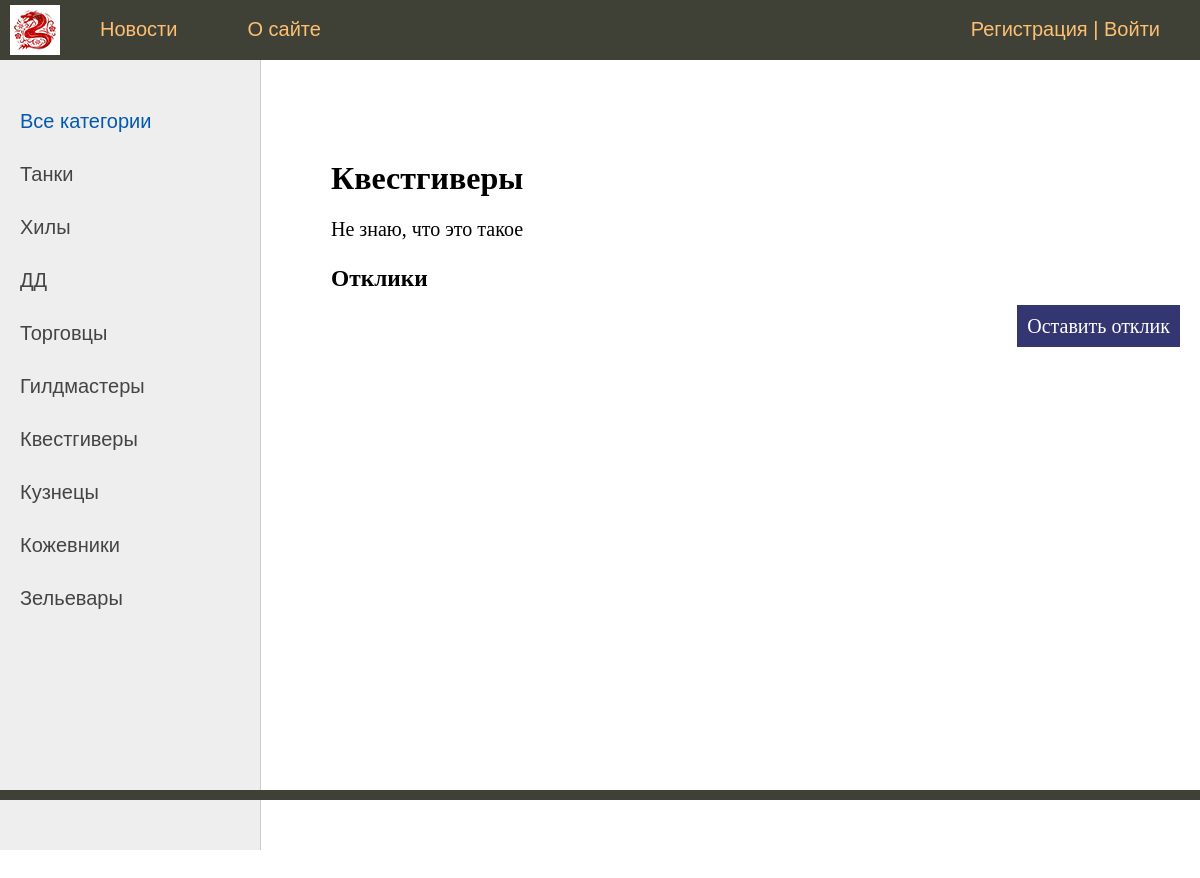
Before: /bulletin/20/ with the older database file.
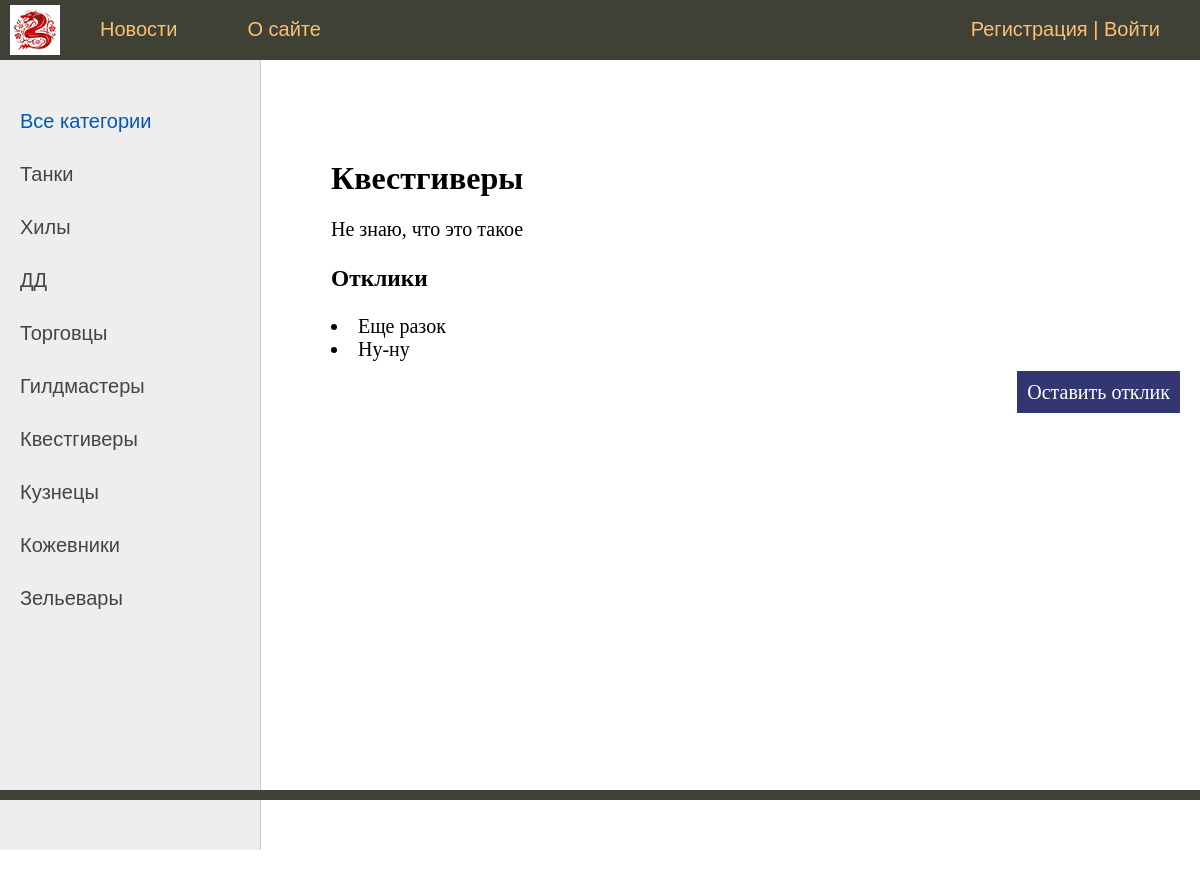
After: the same page with the newer database file.
### board/models.py (models this page shows, shortened)
class Category(models.Model):
    name = models.CharField(max_length=63, unique=True, verbose_name='Имя категории')
    def get_absolute_url(self):
        return reverse('category', kwargs={'cat_id': self.pk})
    class Meta:
        verbose_name = 'Категория'
        verbose_name_plural = 'Категории'
        ordering = ['id']

class Bulletin(models.Model):
    title = models.CharField(max_length=63, verbose_name='Заголовок')
    content = RichTextField(verbose_name='Текст объявления')
    user = models.ForeignKey(User, on_delete=models.CASCADE, verbose_name='Автор')
    cat = models.ForeignKey(Category, on_delete=models.CASCADE, verbose_name='Категория')
    def __str__(self):
        return self.title.title()
    class Meta:
        verbose_name = 'Объявление'
        verbose_name_plural = 'Объявления'
        ordering = ['-id']

class Comment(models.Model):
    time_in = models.DateTimeField(auto_now_add=True, verbose_name='Время создания')
    reply = models.CharField(max_length=255, verbose_name='Отклик')
    bulletin = models.ForeignKey(Bulletin, on_delete=models.CASCADE, verbose_name='Объявление')
    user = models.ForeignKey(User, on_delete=models.CASCADE, verbose_name='Автор')
    is_accept = models.BooleanField(default=False, verbose_name='Принят')
    class Meta:
        verbose_name = 'Отклик'
        verbose_name_plural = 'Отклики'
        ordering = ['-id']

### board/views.py (the view)
# urls.py: path('bulletin/<int:pk>/', ShowBulletin.as_view(), name='bulletin'),
class ShowBulletin(DataMixin, DetailView):
    model = Bulletin
    template_name = 'board/bulletin.html'
    context_object_name = 'bulletin'
    def get_context_data(self, *, object_list=None, **kwargs):
        context = super().get_context_data(**kwargs)
        c_def = self.get_user_context(title=context['bulletin'], flag=(self.object.user==self.request.user))
        return dict(list(context.items()) + list(c_def.items()))

### board/templatetags/board_tags.py (called while the page is built)
@register.simple_tag()
def get_comments(filter):
        return Comment.objects.filter(bulletin=filter, is_accept=True)

### board/utils.py (called while the page is built)
    def get_user_context(self, **kwargs):
        context = kwargs
        cats = Category.objects.annotate(Count('bulletin'))
        user_menu = menu.copy()
        if not self.request.user.is_authenticated:
            user_menu.pop(2)
        context['menu'] = user_menu
        context['cats'] = cats
        if 'cat_selected' not in context:
            context['cat_selected'] = 0
        return context

### board/templates/board/bulletin.html (shortened to what this page needs)
{% extends 'board/base.html' %}
{% load board_tags %}
{% block content %}
<h1>{{bulletin.title}}</h1>
{% autoescape off %}
    {{bulletin.content|linebreaks}}
{% endautoescape %}
<h3>Отклики</h3>
{% get_comments filter=bulletin.id as comments %}
{% for c in comments %}
	<li class="selected">{{c.reply}}</li>
{% endfor %}
<p class="link-read-post"><a href="leavereply/">Оставить отклик</a></p>
{% endblock %}

### board/templates/board/base.html (shortened to what this page needs)
{% load static %}
{% load board_tags %}
<!DOCTYPE html>
<html>
<head>
	<link type="text/css" href="{% static 'board/css/styles.css' %}" rel="stylesheet" />
</head>
<body>
<table class="table-page" border=0 cellpadding="0" cellspacing="0">
<tr><td valign=top>
{% block mainmenu %}
		<div class="header">
			<ul id="mainmenu" class="mainmenu">
			    <li class="logo"><a href="{% url 'home' %}"><div class="logo"></div></a></li>
{% for m in menu %}
			    <li><a href="{% url m.url_name %}">{{m.title}}</a></li>
{% endfor %}
				{% if request.user.is_authenticated %}
				    <li class="last"> {{user.username}} | <a href="/accounts/logout/">Выйти</a></li>
				    <li class="last"><a href="/accounts/profile/">Профиль</a></li>
				{% else %}
				    <li class="last"><a href="/accounts/signup/">Регистрация</a> | <a href="/accounts/login/">Войти</a></li>
				{% endif %}
			</ul>
		</div>
{% endblock mainmenu %}
<table class="table-content" border=0 cellpadding="0" cellspacing="0">
<tr>
<td valign="top" class="left-chapters">
	<ul id="leftchapters">
{% if cat_selected == 0 %}
		    <li class="selected">Все категории</li>
{% else %}
		    <li><a href="{% url 'home' %}">Все категории</a></li>
{% endif %}
{% for c in cats %}
    {% if c.bulletin__count > 0 %}
		{% if c.pk == cat_selected %}
		    <li class="selected">{{c.name}}</li>
		{% else %}
		    <li><a href="{{ c.get_absolute_url }}">{{c.name}}</a></li>
		{% endif %}
    {% endif %}
{% endfor %}
    </ul>
</td>
<td valign="top" class="content">
<div class="content-text">
{% block content %}
{% endblock %}
</div>
</td></tr></table>
</td></tr>
<tr><td valign=top>
	<div id="footer">
	</div>
</td></tr></table>
</body>
</html>

### board/static/board/css/styles.css (style rules this page uses)
html, body { font-family: 'Arial'; margin: 0; padding: 0; height: 100%; width: 100%; color: #444; }
a { color: #0059b2; text-decoration: none; }
p.link-read-post { text-align: right; }
p.link-read-post a { padding: 10px; min-width: 100px; background: #333671; color: #fff; text-decoration: none; }
.table-page { width: 100%; height: 100%; vertical-align: top; }
.table-page tr { height: 100%; }
.header { background: #3F4137; height: 60px; }
.logo { background: url('../images/logo.png') no-repeat 10px 5px; width: 70px; height: 60px; }
ul.mainmenu { list-style: none; margin: 0; padding: 0; height: 60px; color: #fdc073; font-size: 20px; overflow: hidden; }
ul.mainmenu li { float: left; margin: 18px 40px 0 30px; }
ul.mainmenu li.logo { margin: 0; }
ul.mainmenu li.last { float: right; }
ul.mainmenu li a { color: #fdc073; text-decoration: none; }
.table-content { width: 100%; min-height: 100%; height: 100%; }
.left-chapters { margin: 0; background: #eee; border-right: 1px solid #ccc; min-height: 100%; }
.left-chapters ul { width: 230px; min-height: 100%; margin: 0; padding: 20px 10px 10px 20px; list-style: none; font-size: 20px; }
.left-chapters ul li { margin: 30px 0 0 0; color: #999; }
.left-chapters ul li.selected { color: #0059b2; }
.left-chapters ul li a { color: #444; text-decoration: none; }
.content { padding: 40px 20px 20px 40px; width: 100%; box-sizing: border-box; }
.content-text { margin: 60px 0 0 30px; color: #000; font-size: 20px; font-family: Yandex Sans Display Light; }
.content-text h1 { font-size: 32px; }
#footer { box-sizing: border-box; background: #3F4137; padding: 5px; color: #aaa; font-size: 14px; font-family: Verdana, Geneva, Arial, Helvetica; text-align: left; overflow: hidden; }

Changed rows visible on the page:
added Comment: reply "Еще разок"
added Comment: reply "Ну-ну"
